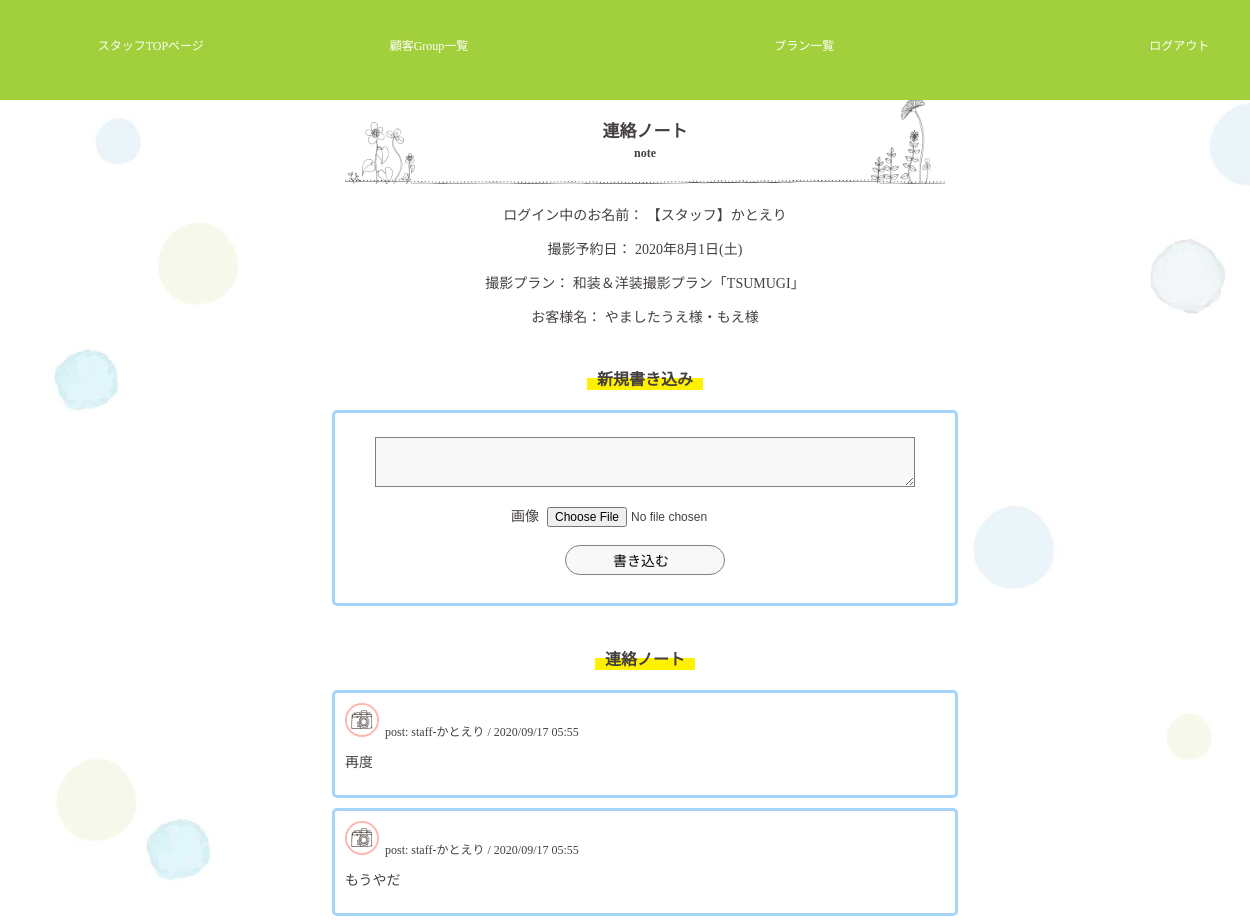
The app's page /customer/c_board.php?group_id=4 (signed in, upper part), older data.
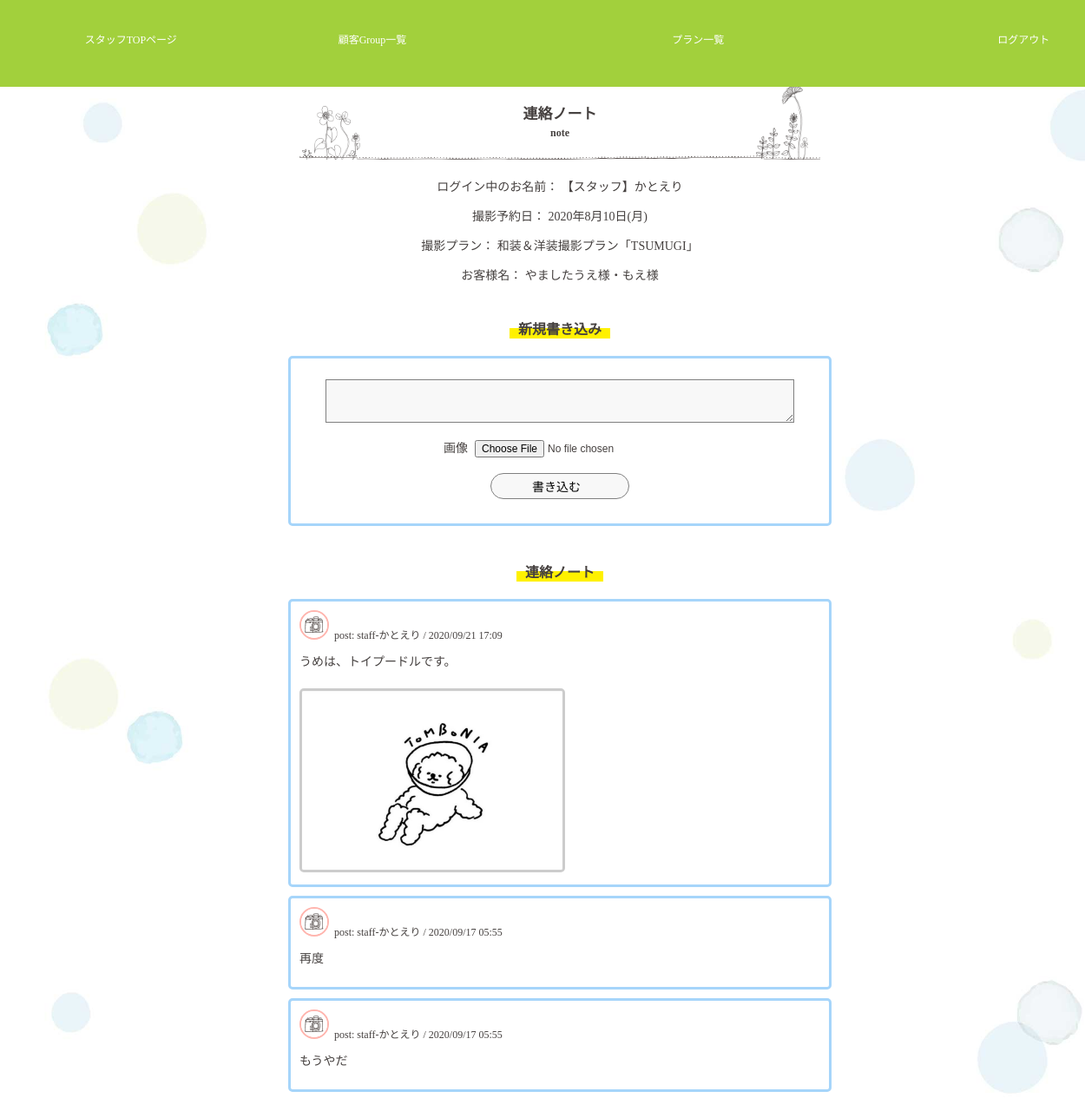
The same page, newer data.
### tables this page shows
CREATE TABLE `customers` (
  `c_id` varchar(32) NOT NULL,
  `c_group_id` int(11) NOT NULL,
  `c_name` varchar(32) NOT NULL,
  `c_pass` varchar(64) NOT NULL,
  `c_mail` varchar(64) NOT NULL,
  `c_tell` varchar(11) NOT NULL,
  `c_zip` char(7) NOT NULL,
  `c_address` varchar(64) NOT NULL,
  `c_gender` tinyint(1) NOT NULL,
  `c_myphoto` tinyint(1) NOT NULL DEFAULT 0
);

CREATE TABLE `plans` (
  `p_id` int(11) NOT NULL,
  `p_name` varchar(32) NOT NULL,
  `p_wear` varchar(32) NOT NULL
);

CREATE TABLE `board` (
  `b_id` int(11) NOT NULL,
  `c_group_id` int(11) NOT NULL,
  `submit_member_id` varchar(32) NOT NULL,
  `body` text NOT NULL,
  `board_photo` tinyint(1) NOT NULL DEFAULT 0,
  `created` timestamp NOT NULL DEFAULT current_timestamp() ON UPDATE current_timestamp()
);

CREATE TABLE `staff` (
  `s_id` varchar(32) NOT NULL,
  `s_name` varchar(32) NOT NULL,
  `s_pass` varchar(255) NOT NULL,
  `s_mail` varchar(64) NOT NULL,
  `role` tinyint(1) NOT NULL
);

### class/meeting.class.php (called while the page is built, shortened)
<?php
class Meeting{
	public $pdo;
	public function __construct(){
		$host  = "localhost";
		$dbname= "meeting_app";
		$dbuser= "root";
		$dbpass= "";
		$dsn = "mysql:host={$host};dbname={$dbname};charset=utf8";
		$this->pdo = new PDO($dsn,$dbuser,$dbpass);
	}
	public function getBoardDataByGId($c_group_id) {
		$sql  = "SELECT b_id,body,created,submit_member_id,board_photo ";
		$sql .= "FROM board ";
		$sql .= "WHERE board.c_group_id=:c_group_id ORDER BY created DESC";
		$stmt = $this->pdo->prepare($sql);
		$stmt ->bindValue(":c_group_id",$c_group_id,PDO::PARAM_INT);
		$stmt->execute();
		$row =$stmt->fetchAll(PDO::FETCH_ASSOC);
		return  $row;
	}
	public function getStaffById($s_id){
		$sql = "SELECT * FROM staff WHERE s_id=:s_id";
		$stmt = $this->pdo->prepare($sql);
		$stmt->bindValue(":s_id",$s_id,PDO::PARAM_STR);
		$stmt->execute();
		$row = $stmt->fetch(PDO::FETCH_ASSOC);
		return $row;
	}
	public function getGroomBrideGrouopByGId($c_group_id) {
		$sql  ="SELECT groom.c_name AS g_name,bride.c_name AS b_name,groom.c_id AS g_id,bride.c_id AS b_id, ";
		$sql .="groom.c_myphoto AS g_myphoto,bride.c_myphoto AS b_myphoto, ";
		$sql .="reserve_day,reserve_time,estimate,invoce,payment,d_product,new_zip,new_address,p_name,plans.p_id ";
		$sql .="FROM customers AS groom,customers AS bride,c_groups,plans ";
		$sql .="WHERE c_groups.c_group_id=groom.c_group_id ";
		$sql .="AND c_groups.c_group_id=bride.c_group_id ";
		$sql .="AND c_groups.p_id=plans.p_id ";
		$sql .="AND groom.c_gender=0 AND bride.c_gender=1 ";
		$sql .="AND c_groups.c_group_id=:c_group_id";
		$stmt = $this->pdo->prepare($sql);
		$stmt->bindValue(":c_group_id",$c_group_id,PDO::PARAM_INT);
		$stmt->execute();
		$row = $stmt->fetch(PDO::FETCH_ASSOC);
		return $row;
	}
}
?>

### customer/c_board.php (the view, shortened to what this page needs)
<?php
function h($str) {
	return htmlspecialchars($str,ENT_QUOTES);
}
require_once("../class/meeting.class.php");
$obj= new Meeting();
$reserve_day = $_SESSION["reserve_day"];
$week = ["日","月","火","水","木","金","土"];
$hi = date('w', strtotime($reserve_day));
$youbi = $week[$hi];
$rd =  date('Y年n月j日', strtotime($reserve_day))."(".$youbi.")";
$row = $obj->getGroomBrideGrouopByGId($_SESSION["c_group_id"]);
$rows = $obj->getBoardDataByGId($_SESSION["c_group_id"]);
$c_data=$obj->getGroomBrideGrouopByGId($_SESSION["c_group_id"]);
?>
<?php
	if(empty($_SESSION["s_id"])) {
		require_once("header_for_customer.php");
	}else{
		require_once("header_for_staff_inCpage.php");
	}
?>
		<main>
			<div id="title_wrapper">
				<h1>連絡ノート<br><span class="font_mini_no_padding">note</span></h1>
			</div>
			<section>
				<p>ログイン中のお名前：
				<?php
					if(!empty($_SESSION["c_name"])) {
						echo h($_SESSION["c_name"]);
					}else{
						echo "【スタッフ】".h($_SESSION["s_name"]);
					}; ?></p>
				<p>撮影予約日： <?php echo h($rd);	?> </p>
				<p>撮影プラン： <?php echo h($row["p_name"]);	?> </p>
				<p>お客様名： <?php echo h($c_data["g_name"])."様・".h($c_data["b_name"])."様";	?> </p>
			</section>
			<section>
				<h2>新規書き込み</h2>
				<div class="toukou">
				<form action="exec_board_submit.php" method="post" enctype="multipart/form-data">
					<p><textarea name="body" id=""></textarea></p>
					<p>画像<input class="b_photo" type="file" name="board_photo" accept="image/jpeg, image/png" /></p>
					<p><input type="submit" value="書き込む"></p>
				</form>
				</div>
			</section>
			<section>
				<h2>連絡ノート</h2>
				<?php foreach($rows as $row): ?>
				<div class="keijiban_sub" id="keijibanban">
					<div class="b_sub_data_area">
						<?php if($row["submit_member_id"]== $c_data["g_id"] && $c_data["g_myphoto"]==1): ?>
						<img src="../image/upload/c_myphoto/<?php echo $c_data["g_id"];?>.jpg" alt="新郎画像">
						<?php elseif($row["submit_member_id"]== $c_data["g_id"] && $c_data["g_myphoto"]==0): ?>
						<img src="../image/noimage.png">
						<?php elseif($row["submit_member_id"]== $c_data["b_id"] && $c_data["b_myphoto"]==1): ?>
						<img src="../image/upload/c_myphoto/<?php echo $c_data["b_id"];?>.jpg" alt="新婦画像">
						<?php elseif($row["submit_member_id"]== $c_data["b_id"] && $c_data["b_myphoto"]==0): ?>
						<img src="../image/noimage.png">
						<?php else:?>
						<img src="../image/staff_image.png">
						<?php endif; ?>
						<div>
						<p><span class="font_mini3">post:
						<?php
							if($row["submit_member_id"]== $c_data["g_id"]){
								echo h($c_data["g_name"]);
							}else if($row["submit_member_id"]== $c_data["b_id"]){
								echo h($c_data["b_name"]);
							}else{
								$s_id=$row["submit_member_id"];
								$staff_data=$obj->getStaffById($s_id);
								echo "staff-".h($staff_data["s_name"]);
							};
						?> / <?php echo date("Y/m/d H:i",strtotime($row["created"])); ?></span></p>
						</div>
					</div>
					<p class="font_mini_no_padding"><?php echo nl2br(h($row["body"])); ?></p>
				<?php if(intVal($row["board_photo"])==1): ?>
				<a href="../image/upload/board_photo/<?php echo h($row["b_id"]);?>.jpg" rel="lightbox"><img class="" src="../image/upload/board_photo/<?php echo h($row["b_id"]);?>.jpg" alt="投稿画像"></a>
				<?php endif; ?>
				</div>
				<?php endforeach; ?>
			</section>
		</main>
<?php
	if(empty($_SESSION["s_id"])) {
		require_once("footer_for_customerpage.php");
	}else{
		require_once("footer_for_staff_inCpage.php");
	}
?>

### customer/header_for_staff_inCpage.php (shortened to what this page needs)
<!DOCTYPE html>
<html lang="ja">
	<head>
		<mate charset="utf-8">
		<link rel="stylesheet" href="https://unpkg.com/ress/dist/ress.min.css" />
		<link rel="stylesheet" href="../css/style.css">
		<link rel="stylesheet" href="https://use.fontawesome.com/releases/v5.6.4/css/all.css" />
		<link rel="stylesheet" href="../css/lightbox.css">
	</head>
	<body>
		<header class="staff">
			<ul>
				<li><a href="../staff/staff_top.php">スタッフTOPページ</a></li>
				<li><a href="../staff/c_group_list.php">顧客Group一覧<a></li>
				<li><a href="../staff/plan_list.php">プラン一覧<a></li>
				<li><a id="logout" href="../staff/exec_staff_logout.php">ログアウト</a></li>
			</ul>
		</header>

### customer/footer_for_staff_inCpage.php (shortened to what this page needs)
	</body>
</html>

### css/style.css (style rules this page uses)
* { //border:1px red solid; }
body { width:100%; margin:auto; color: #45403f; font-family: 'Noto Serif JP', serif; }
header { width:100%; position:fixed; z-index:999; display:inline-block; height: 60px; line-height:20px; text-align:center; margin:auto; text-align:center; padding:20px; background-color: #b0d7dc; }
header.staff, footer.staff { background-color: #A2D03C; }
header ul, footer ul { display:flex; justify-content:space-between; }
header ul li { width:15%; }
main { width:100%; padding:20px; margin:auto; text-align:center; padding-top:80px; background: url(../image/demo.jpg) center top; background-size: contain; }
section { max-width:100%; margin:20px auto; }
section form { max-width:100%; margin:auto; }
h2 { font-size:clamp(14px,3.6vw,16px); display:inline-block; background: linear-gradient(transparent 50%, #fff100 0%); padding-left:10px; padding-right:10px; margin-bottom:10px; margin-top:20px; }
p, input { font-size:14px; }
ul { list-style:none; }
a { font-size:12px; text-decoration:none; color: #45403f; display:block; }
header a, footer a { color:white; }
#title_wrapper { position:relative; background: url(../image/h1_imgBorder.png) repeat-x center bottom; background-size: auto 5px; padding-top: 26px; padding-bottom: 10px; max-width: 600px; margin: auto; overflow: hidden; text-align: center; }
h1 { font-size:17px; display:inline-block; text-align:center; }
span.font_mini_no_padding, .font_mini_no_padding { font-size:12px; padding:0; }
#title_wrapper:before { content:""; display:inline-block; background:url(../image/birdicon04-sp.png) no-repeat; width:67px; height:62px; background-size: cover; position: absolute; left: 3px; bottom: 0; }
#title_wrapper:after { content:""; display:inline-block; background:url(../image/birdicon03-sp.png) no-repeat; width:60px; height:85px; background-size: cover; position: absolute; right: 14px; bottom: 0; }
input, select, textarea, .login_table input { padding: 0 8px; margin:auto; width: clamp(220px,80vw,600px); //width:260px; box-sizing:border-box; background-color:#f8f8f8; border:#dfdfdf; }
input::placeholder { color: #ccc; font-size:12px; margin-bottom:10px; }
input[type="submit"] { height:30px; width:160px; //border:solid 1px gray; border-radius:15px; line-height:30px; margin:4px; padding-left:0; }
input[type="text"], input[type="password"], textarea[name="body"], textarea { border: solid 1px gray; }
input#c_myphoto, input.b_photo { font-size:10px; margin-left:4px; padding: 0 8px; width:220px; box-sizing:border-box; }
input[type="file"] { width:clamp(220px,40vw,240px); font-size:clamp(10px,10px + .7vw,12px); margin:auto; }
table tr td input, table tr td select, input,select, p select { border: solid 1px gray; }
input[type="file"] { border:none; background:none; }
textarea { height:50px; padding-top:6px; padding-bottom:6px; }
.toukou, .notice_wrapper, .msg_wrapper { background-color: white; margin:10px auto; padding:10px; border-radius: 5px; border: solid 3px #a6d5fa; width: clamp(220px,80vw,600px); }
.toukou textarea { width:clamp(230px,90%,600px); }
.keijiban_sub, .itemllist_sub { border:3px solid #a6d5fa; background-color:white; margin:10px auto; padding:10px; border-radius: 5px; width: clamp(220px,80vw,600px); }
.keijiban_sub p, .keijiban_sub a { text-align:left; }
.keijiban_sub a img { max-width:clamp(200px,70vw,300px); //max-width:100%; border:solid 3px #ccc; border-radius: 5px; margin-top:8px; }
.b_sub_data_area { display:flex; margin-bottom:6px; }
.b_sub_data_area >div { height:30px; }
.b_sub_data_area img { width:30px; height:30px; border-radius:30px; border:solid 2px #ffb5ae; }
span.font_mini3 { font-size:clamp(8px,8px + .8vw,12px); padding:0 6px; margin:0; line-height:30px; }
.font_mini_no_padding { font-size:clamp(12px,10px + .7vw,14px); padding:0; }

Row changes from the older to the newer data that the page shows:
added board: staff.s_name "かとえり", created "2020/09/21 17:09", body "うめは、トイプードルです。", board_photo 1 (drawn)
Text that changed along with them:
$rd: "2020年8月1日(土)" → "2020年8月10日(月)"
